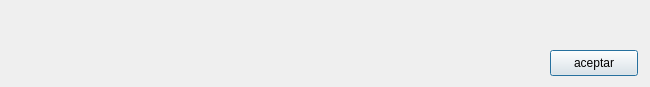
<?xml version="1.0" encoding="UTF-8"?>
<ui version="4.0">
 <class>Dialog</class>
 <widget class="QDialog" name="Dialog">
  <property name="geometry">
   <rect>
    <x>0</x>
    <y>0</y>
    <width>650</width>
    <height>87</height>
   </rect>
  </property>
  <property name="windowTitle">
   <string>Dialog</string>
  </property>
  <widget class="QLabel" name="lab">
   <property name="geometry">
    <rect>
     <x>10</x>
     <y>10</y>
     <width>631</width>
     <height>31</height>
    </rect>
   </property>
   <property name="styleSheet">
    <string notr="true">QLabel
{
backgroun-color: black;
color:white;

}</string>
   </property>
   <property name="text">
    <string/>
   </property>
  </widget>
  <widget class="QPushButton" name="acept">
   <property name="geometry">
    <rect>
     <x>550</x>
     <y>50</y>
     <width>88</width>
     <height>26</height>
    </rect>
   </property>
   <property name="text">
    <string>aceptar</string>
   </property>
  </widget>
 </widget>
 <resources/>
 <connections/>
</ui>
